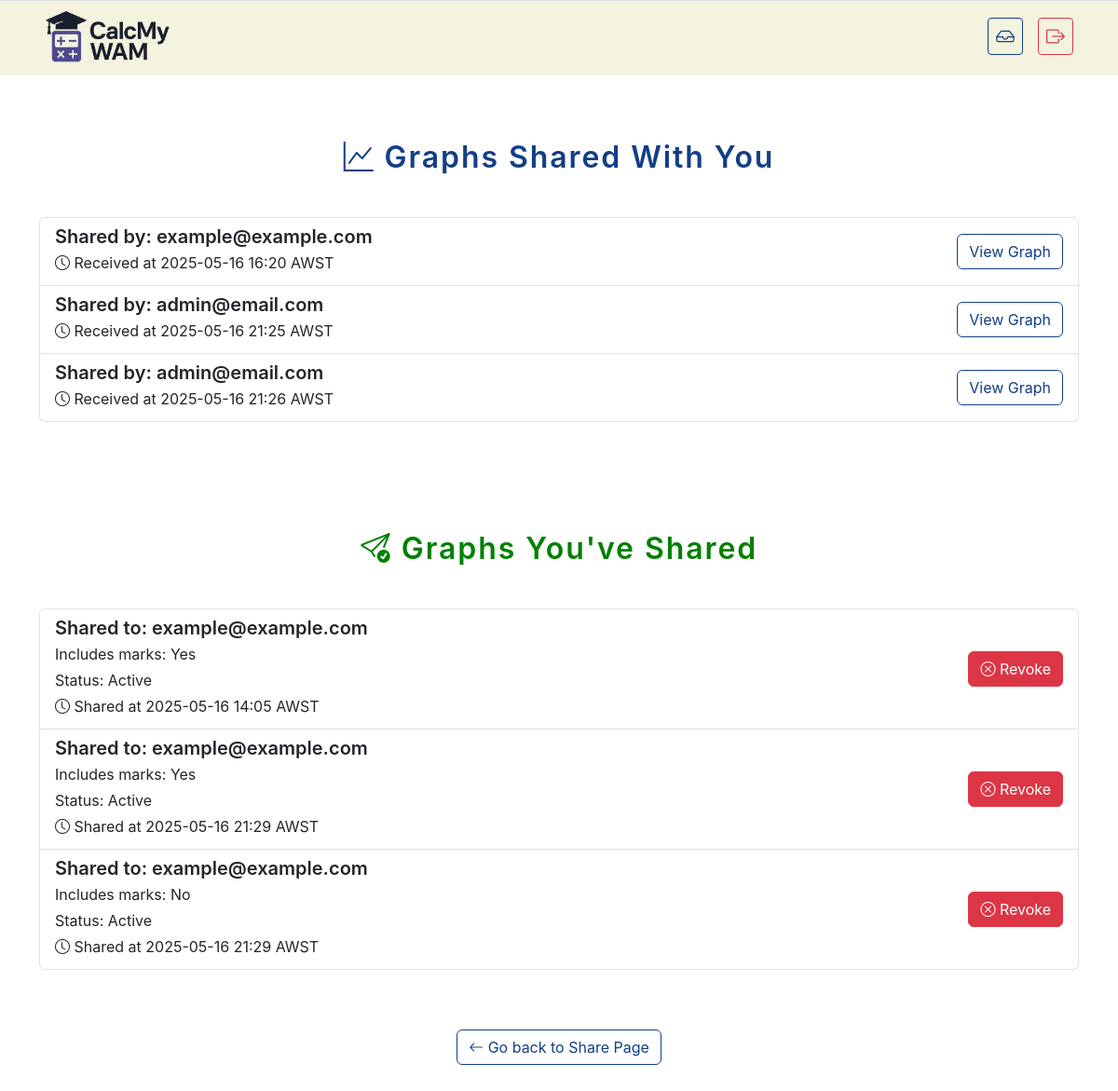
The app's page /my-shared-graphs (signed in) with its own data.
### models.py (models this page shows, shortened)
class User(UserMixin, db.Model):
  id: so.Mapped[int] = so.mapped_column(primary_key=True)
  email: so.Mapped[str] = so.mapped_column(sa.String(64), index=True, unique=True)
  password_hash: so.Mapped[Optional[str]] = so.mapped_column(sa.String(256))

### routes.py (the view)
    @app.route('/my-shared-graphs') # Inbox
    @login_required
    def my_shared_graphs():
        received = SharedGraph.query.filter_by(shared_with_id=current_user.id, is_active=True).all()
        sent = SharedGraph.query.filter_by(user_id=current_user.id, is_active=True).all()
        received_graphs = [{
            'sharer': User.query.get(s.user_id).email,
            'token': s.token,
            'include_marks': s.include_marks,
            'timestamp': s.timestamp.strftime('%Y-%m-%d %H:%M')
        } for s in received]
        sent_graphs = [{
            'recipient': User.query.get(s.shared_with_id).email,
            'token': s.token,
            'include_marks': s.include_marks,
            'is_active': s.is_active,
            'timestamp': s.timestamp.strftime('%Y-%m-%d %H:%M')
        } for s in sent]
        return render_template("my_shared_graphs.html",
                            shared_with_me=received_graphs,
                            shared_by_me=sent_graphs)

### app_factory.py (called while the page is built)
def create_app(config=None):
    app = Flask(__name__)
    app.secret_key = 'dev-secret-key'
    app.config['SQLALCHEMY_DATABASE_URI'] = 'sqlite:///goals.db'
    app.config['SQLALCHEMY_TRACK_MODIFICATIONS'] = False
    if config:
        app.config.update(config)
    db.init_app(app)
    Migrate(app, db)
    login_manager.init_app(app)
    login_manager.login_view = 'login'
    @login_manager.user_loader
    def load_user(user_id):
        return User.query.get(user_id)
    with app.app_context():
        from routes import register_routes  # move your routes to a separate file
        register_routes(app)
        db.create_all()
    return app

### templates/my_shared_graphs.html (shortened to what this page needs)
<!DOCTYPE html>
<html lang="en">
<head>
  <link href="https://cdn.jsdelivr.net/npm/bootstrap@5.3.3/dist/css/bootstrap.min.css" rel="stylesheet">
  <link rel="stylesheet" href="https://cdn.jsdelivr.net/npm/bootstrap-icons@1.10.5/font/bootstrap-icons.css">
  <link href="{{ url_for('static', filename='final-style.css') }}" rel="stylesheet">
</head>
<body class="bg-white text-dark">
  <header class="border-top pt-2 pb-2 px-5">
    <div class="d-flex justify-content-between align-items-center mb-1 pt-0">
      <a href="#" class="d-flex align-items-center gap-2">
        <img src="{{ url_for('static', filename='img/logo.png') }}" alt="CalcMyWAM Logo" height="60">
      </a>
      <div class="d-flex align-items-center gap-3">
        <a href="{{ url_for('my_shared_graphs') }}" class="btn btn-outline-primary btn-sm d-flex align-items-center fs-5 topbar-hover-btn">
          <i class="bi bi-inbox"></i>
        </a>
        <a href="{{ url_for('logout') }}" class="btn btn-outline-danger btn-sm d-flex align-items-center fs-5 topbar-hover-btn">
          <i class="bi bi-box-arrow-right"></i>
        </a>
      </div>
    </div>
  </header>
  <div class="container mt-5 pb-5">
    <h2 class="text-center text-primary mb-4"> <i class="bi bi-graph-up"></i> Graphs Shared With You</h2>
    {% if shared_with_me %}
      <div class="list-group">
        {% for g in shared_with_me %}
          <div class="list-group-item d-flex justify-content-between align-items-center">
            <div>
              <h5 class="mb-1">Shared by: {{ g.sharer }}</h5>
              <p class="mb-1"><i class="bi bi-clock"></i> Received at {{ g.timestamp }} AWST</p>
            </div>
            <a class="btn btn-outline-primary" href="{{ url_for('view_shared_graph', token=g.token) }}">View Graph</a>
          </div>
        {% endfor %}
      </div>
    {% else %}
      <p class="text-muted text-center">No graphs have been shared with you.</p>
    {% endif %}
  </div>
  <div class="container mt-5 pb-5">
    <h2 class="text-center text-primary mt-5 mb-4" style="color: green !important;"><i class="bi bi-send-check"></i> Graphs You've Shared</h2>
    {% if shared_by_me %}
      <div class="list-group">
        {% for g in shared_by_me %}
          <div class="list-group-item d-flex justify-content-between align-items-center">
            <div>
              <h5 class="mb-1">Shared to: {{ g.recipient }}</h5>
              <p class="mb-1">Includes marks: {{ 'Yes' if g.include_marks else 'No' }}</p>
              <p class="mb-1">Status: {{ 'Active' if g.is_active else 'Revoked' }}</p>
              <p class="mb-1"><i class="bi bi-clock"></i> Shared at {{ g.timestamp }} AWST</p>
            </div>
            {% if g.is_active %}
              <form method="POST" action="{{ url_for('revoke_graph', token=g.token) }}">
                <button type="button" class="btn btn-danger revoke-btn" data-token="{{ g.token }}">
                  <i class="bi bi-x-circle"></i> Revoke
                </button>
              </form>
            {% endif %}
          </div>
        {% endfor %}
      </div>
    {% else %}
      <p class="text-muted text-center">You haven't shared any graphs yet.</p>
    {% endif %}
  </div>
  <div class="d-flex justify-content-center mt-3 mb-5">
    <a href="{{ url_for('share_page') }}" class="btn btn-outline-primary">
      <i class="bi bi-arrow-left"></i> Go back to Share Page
    </a>
  </div>
</body>
</html>

### static/final-style.css (style rules this page uses)
body { font-family: "Inter", Helvetica, sans-serif; background-color: #ffffff; color: #212121; overflow-x: hidden; }
header { background-color: #f3f3e0; padding-bottom: 20px; width: 100vw; margin-left: calc(-50vw + 50%); }
h1, h2, h3, h5 { font-weight: 600; }
.text-primary { color: #133e87 !important; font-style: normal; font-weight: 600; line-height: 80px; letter-spacing: 1.92px; }
.btn-outline-primary { color: #133e87; border-color: #133e87; background-color: transparent; }

### records on screen
User: sharer "example@example.com", recipient "example@example.com" "example@example.com" "example@example.com"
User: sharer "admin@email.com" "admin@email.com"

### other values on screen
{{ g.timestamp }} "2025-05-16 16:20" "2025-05-16 21:25" "2025-05-16 21:26"
{{ 'Yes' if g.include_marks else 'No' }} "Yes" "Yes" "No"
{{ 'Active' if g.is_active else 'Revoked' }} "Active" "Active" "Active"
{{ g.timestamp }} "2025-05-16 14:05" "2025-05-16 21:29" "2025-05-16 21:29"
